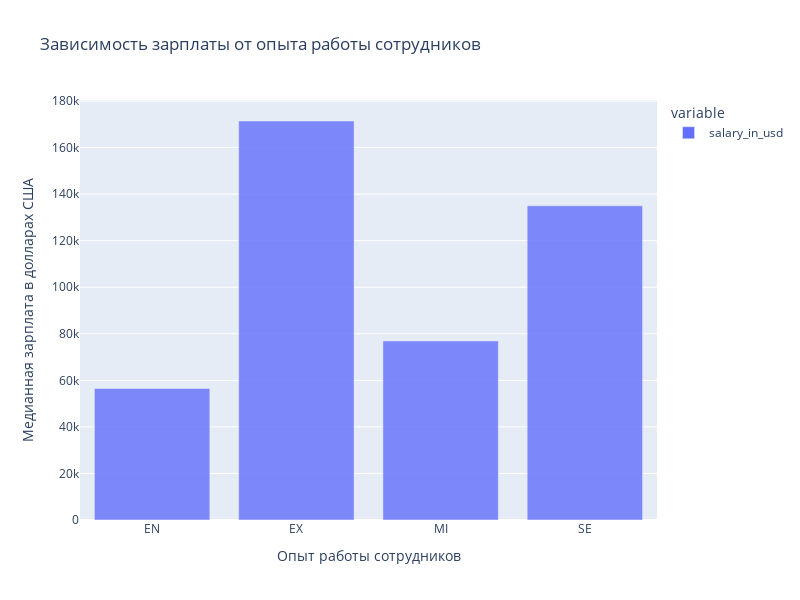

This figure's notebook cell:
### Markdown cell above
***1. Влияние опыта работы на зарплату***

### Code cell
grouped = data.groupby('experience_level')['salary_in_usd'].median()

fig = px.bar(grouped,
             title='Зависимость зарплаты от опыта работы сотрудников',
             opacity = 0.8,
             height=600,
             width=800
            )
fig.update_layout(xaxis_title='Опыт работы сотрудников', yaxis_title='Медианная зарплата в долларах США')
fig.write_html("images/bar.html")
fig.show()

### Figure 1 — Plotly figure (JSON) as saved in the notebook; plotly's stock layout.template omitted (floating-point values rounded to 4 significant figures)
{"data": [{"alignmentgroup": "True", "hovertemplate": "variable=salary_in_usd<br>experience_level=%{x}<br>value=%{y}<extra></extra>", "legendgroup": "salary_in_usd", "marker": {"color": "#636efa", "opacity": 0.8, "pattern": {"shape": ""}}, "name": "salary_in_usd", "offsetgroup": "salary_in_usd", "orientation": "v", "showlegend": true, "textposition": "auto", "type": "bar", "x": ["EN", "EX", "MI", "SE"], "xaxis": "x", "y": [56500, 171400.0, 76940, 135000], "yaxis": "y"}], "layout": {"barmode": "relative", "height": 600, "legend": {"title": {"text": "variable"}, "tracegroupgap": 0}, "title": {"text": "Зависимость зарплаты от опыта работы сотрудников"}, "width": 800, "xaxis": {"anchor": "y", "domain": [0, 1], "title": {"text": "Опыт работы сотрудников"}}, "yaxis": {"anchor": "x", "domain": [0, 1], "title": {"text": "Медианная зарплата в долларах США"}}}}
